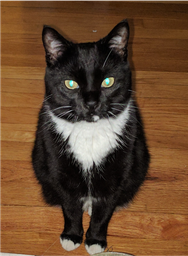
#> input picture P4/hide_image.png, 188 x 256 px, shrunk from 638 x 868 before the run
$ python Histogram.py hide_image.png
#> lines starting #> are read from the running program, lines starting #| are printed output that depends on the picture
import sys
import imageio.v2 as imageio
import pandas as pd
import matplotlib.pyplot as plt


def get_least_significant_bit(row, column, img):
    return str(str(img[row, column, 0] & 1)+str(img[row, column, 1] & 1)+str(img[row, column, 2] & 1))


if __name__ == "__main__":
    if len(sys.argv) != 2:
        print("Doesn't specify file to use.")
        exit(1)
    filename = sys.argv[1]
    img = imageio.imread(filename)
#> img is the input picture: shape (256, 188, 4); mean R, G, B, A 102.2, 71.3, 45.6, 253.9
    height, width, _ = img.shape
#> height = 256; width = 188
    four_square = []
    count = 0
    for r in range(height-1):
        for c in range(width-1):
            a = ""
            a = a + get_least_significant_bit(r, c, img) + get_least_significant_bit(r + 1, c, img)
            a = a + get_least_significant_bit(r, c + 1, img) + get_least_significant_bit(r + 1, c + 1, img)
            four_square.append(a)
#> after the loop, four_square = 47685 items
    df = pd.DataFrame(four_square, columns=["pixels"])
#> df = table of 47685 rows and 1 columns
    df['pixels'].value_counts().plot(kind='bar')
    plt.xticks([])
    plt.show()
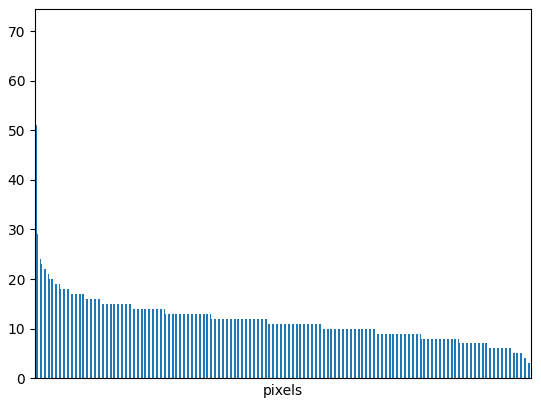
#> figure drawn by matplotlib, 1 panel
